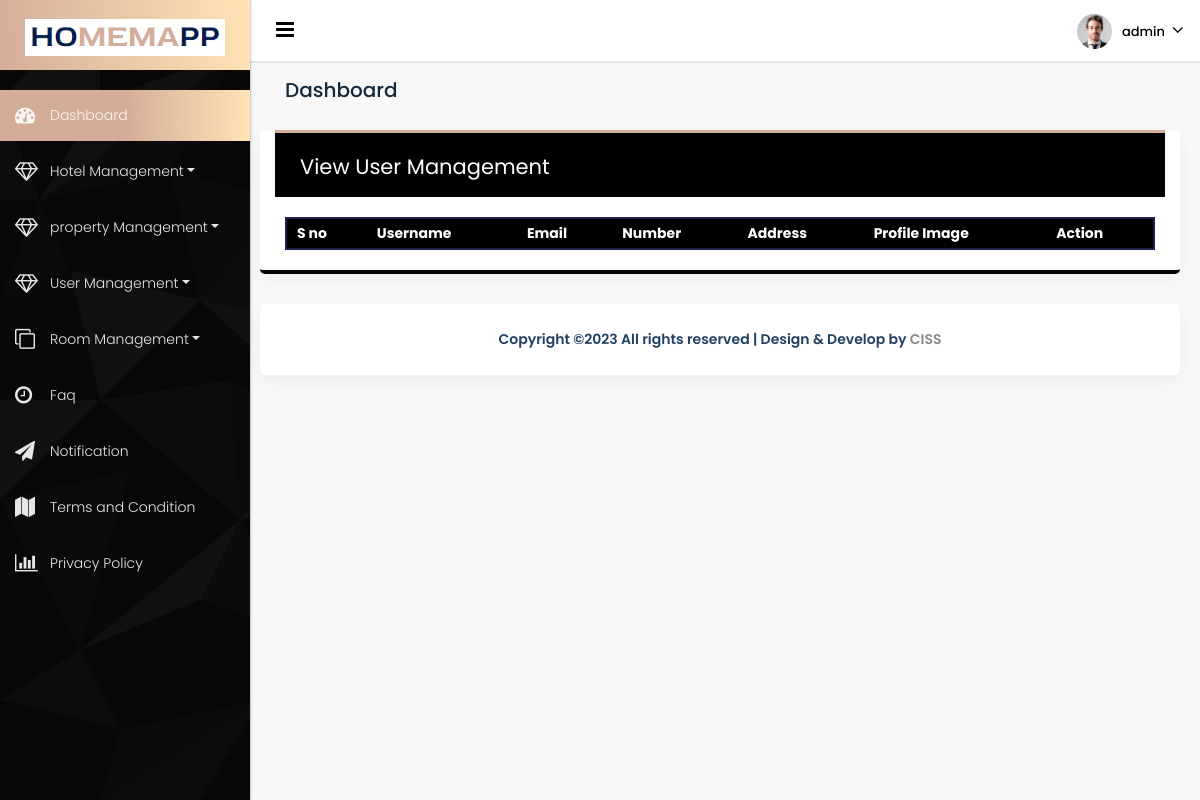
Before: /View_user_management (signed in) with the older database file.
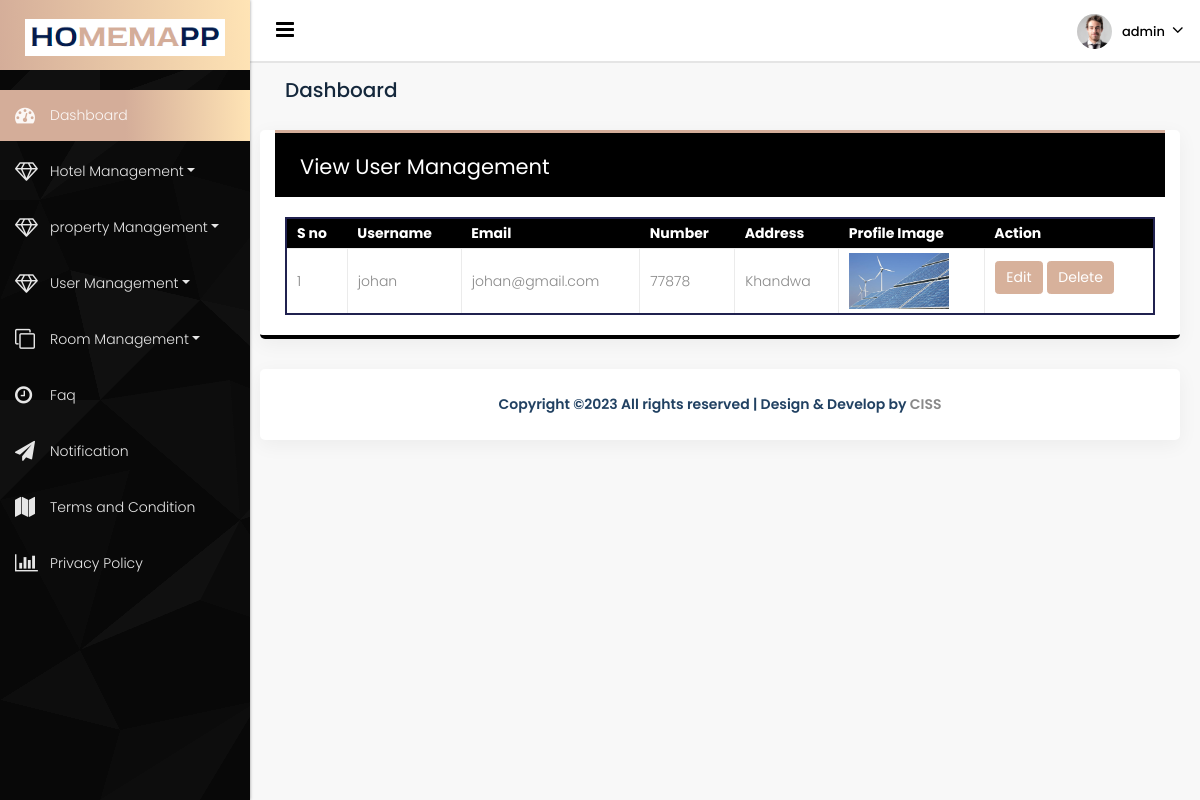
After: the same page with the newer database file.
### app/models.py (models this page shows, shortened)
class User(AbstractBaseUser, PermissionsMixin):
    email = models.EmailField(unique=True, verbose_name='Email Address')
    username = models.CharField(max_length=256)
    is_active = models.BooleanField(default=True)
    is_staff = models.BooleanField(default=False)
    is_admin = models.BooleanField(default=False)
    is_superuser = models.BooleanField(default=False)
    SUPERADMIN = '1'
    USER = '2'
    Web_USER = '3'
    User_type=(
        ('Superadmin','SUPERADMIN'),
        ('User','USER'),
        ('Web_user','Web_USER'),
    )
    user_type_data = ((SUPERADMIN, "Superadmin"), (USER,"User"),(Web_USER,"Web_user"))
    user_type = models.CharField( choices=user_type_data, max_length=10,default='Superadmin')
    USERNAME_FIELD = 'email'
    REQUIRED_FIELDS = [ 'username']
    objects = UserManager()
    class Meta:
        db_table = 'user_profile'

class Add_user(models.Model):
    user=models.OneToOneField("User", verbose_name=("add_users"), on_delete=models.CASCADE)
    address=models.CharField( max_length=50)
    mobile=models.CharField(max_length=12)
    user_image=models.ImageField(upload_to='user_img', max_length=100)

### app/user_views.py (the view)
# urls.py: path('View_user_management',user_views.view_user_management,name='View_user_management'),
@login_required(login_url='login_user')
def view_user_management(request):
    user_management=Add_user.objects.all()
    return render(request,'Owner/user_management_view.html',{'user_management':user_management})

### templates/Owner/user_management_view.html (shortened to what this page needs)
{% extends 'Owner/base.html'%}
{% block content %}
   <body class="dashboard dashboard_1">
      <div class="full_container">
         <div class="inner_container">
            <div id="content">
               <div class="midde_cont">
                  <div class="container-fluid">
                     <div class="row column_title">
                        <div class="col-md-12">
                           <div class="page_title">
                              <h2>Dashboard</h2>
                           </div>
                        </div>
                     </div>
                     <div class="row">
                       <div class="white_shd full">
                              <div class="full graph_head">
                                 <div class="heading1 margin_0">
                                    <h2>  View User Management</h2>
                                 </div>
                              </div>
                            <div class="users-forms">
                            <div class="row">
                               <div class="col-md-12">
                                    <div class="user-table">
                               <div class="datatables">
                                    <table id="example" class="display" style="width:100%;    border: 2px solid #20214f;">
                                        <thead>
                                            <tr>
                                                <th>S no</th>
                                                <th>Username</th>
                                                <th>Email </th>
                                                <th>Number</th>
                                                <th>Address</th>
                                                <th>Profile Image </th>
                                                 <th>Action</th>
                                            </tr>
                                        </thead>
                                        <tbody>
                                          {% for usr in user_management %}
                                            <tr class="even">
                                                <td>{{forloop.counter}}</td>
                                                <td>{{usr.user.username}}</td>
                                                <td>{{usr.user.email}}</td>
                                                <td>{{usr.mobile}}</td>
                                                <td>{{usr.address}}</td>
                                                <td><img src="{{ usr.user_image.url }}" alt="User Image" style="max-width: 100px;" ></td>
                                             <td>
                                        <button class="btn btn-primary mb-2"><a class="edit-btn" href="{% url 'edit_user' id=usr.id %}">Edit</a></button>
                                         <button class="btn btn-primary mb-2"><a class="edit-btn" href="{% url 'delete_user' id=usr.id %}">Delete</a></button>
                                     </td>
                                            </tr>
                                           {% endfor %}
                                        </tbody>
                                        </table>
                                   </div>
                     </div>
                               </div>
                            </div>
                            </div>
                           </div>
                     </div>
                  </div>
                     <div class="footer">
                                 <div class="container-fluid">
                        <p>Copyright ©2023 All rights reserved | Design & Develop by
                           <a href="https://cyberimpulses.com/"> CISS</a>
                        </p>
                     </div>
                  </div>
               </div>
            </div>
         </div>
      </div>
{% endblock %}

### templates/Owner/base.html (shortened to what this page needs)
<!DOCTYPE html>
{% load static %}
<html lang="en">
   <head>
     <link rel="stylesheet" type="text/css" href="https://cdn.datatables.net/1.13.6/css/jquery.dataTables.min.css">
     <link rel="stylesheet" type="text/css" href="https://cdn.datatables.net/1.13.6/css/jquery.dataTables.min.css">
 <link rel="stylesheet" type="text/css" href="https://cdn.datatables.net/1.13.7/css/jquery.dataTables.min.css">
 <link rel="stylesheet" type="text/css" href="https://cdn.datatables.net/buttons/2.4.2/css/buttons.dataTables.min.css">
      <link rel="stylesheet" href="{%static 'css/bootstrap.min.css'%}" />
      <link rel="stylesheet" href="{%static 'style.css'%}" />
      <link rel="stylesheet" href="{%static 'css/responsive.css'%}" />
      <link rel="stylesheet" href="{%static 'css/bootstrap-select.css'%}" />
      <link rel="stylesheet" href="{%static 'css/perfect-scrollbar.css'%}" />
      <link rel="stylesheet" href="{%static 'css/custom.css'%}" />
<link rel="stylesheet" href="https://code.ionicframework.com/ionicons/2.0.1/css/ionicons.min.css">
   </head>
   <body>
      {% include 'Owner/header.html'%}
      {% include 'Owner/sidebar.html'%}
        {% block content %}
        {% endblock %}
 </body>
</html>

### templates/Owner/header.html (shortened to what this page needs)
 {% load static%}
 <div class="topbar">
    <nav class="navbar navbar-expand-lg navbar-light">
       <div class="full">
          <button type="button" id="sidebarCollapse" class="sidebar_toggle"><i class="fa fa-bars"></i></button>
          <div class="right_topbar">
             <div class="icon_info">
                <ul class="user_profile_dd">
                   <li>
                      <a class="dropdown-toggle" data-toggle="dropdown"><img class="img-responsive rounded-circle" src="{%static 'images/layout_img/user_img.jpg'%}" alt="#" /><span class="name_user">{{user.username}}</span></a>
                   </li>
                </ul>
             </div>
          </div>
       </div>
    </nav>
 </div>

### templates/Owner/sidebar.html (shortened to what this page needs)
 {% load static %}
 <nav id="sidebar">
    <div class="sidebar_blog_1">
       <div class="sidebar_user_info">
          <div class="user_profle_side"
          >
             <div class="user_img">
                <a href="{% url 'user_dashboard' %}"><img class="img-responsive" src="{%static 'images/logo/logo.png'%}" alt="#"></a>
             </div>
          </div>
       </div>
    </div>
    <div class="sidebar_blog_2">
       <ul class="list-unstyled components">
          <li class="active">
             <a href="{% url 'user_dashboard' %}">
                <i class="fa fa-dashboard yellow_color"></i>
                <span>Dashboard</span>
             </a>
         </li>
         <li>
            <a href="#hotels" data-toggle="collapse" aria-expanded="false" class="dropdown-toggle"><i class="fa fa-diamond purple_color"></i> <span>Hotel Management</span></a>
         </li>
         <li>
            <a href="#property" data-toggle="collapse" aria-expanded="false" class="dropdown-toggle"><i class="fa fa-diamond purple_color"></i> <span> property Management</span></a>
         </li>
          <li>
             <a href="#element" data-toggle="collapse" aria-expanded="false" class="dropdown-toggle"><i class="fa fa-diamond purple_color"></i> <span>User Management</span></a>
          </li>
             <li>
             <a href="#additional_page" data-toggle="collapse" aria-expanded="false" class="dropdown-toggle"><i class="fa fa-clone yellow_color"></i> <span>Room Management</span></a>
          </li>
           <li><a href="{% url 'Faq' %}"><i class="fa fa-clock-o orange_color"></i> <span>Faq</span></a></li>
          <li>
             <a href="{% url 'Notification_user' %}">
             <i class="fa fa-paper-plane red_color"></i> <span>Notification</span></a>
          </li>
          <li><a href="{% url 'Terms_condition_user' %}"><i class="fa fa-map purple_color2"></i> <span>Terms and Condition </span></a></li>
          <li><a href="{% url 'Privacy_policy_user' %}"><i class="fa fa-bar-chart-o green_color"></i> <span>Privacy Policy</span></a></li>
       </ul>
    </div>
 </nav>

### static/css/perfect-scrollbar.css (style rules this page uses)
.ps { overflow: hidden !important; overflow-anchor: none; -ms-overflow-style: none; touch-action: auto; -ms-touch-action: auto; }

Changed rows visible on the page:
added Add_user: user.username "johan", user.email "johan@gmail.com", mobile "77878", address "Khandwa", user_image (picture)
